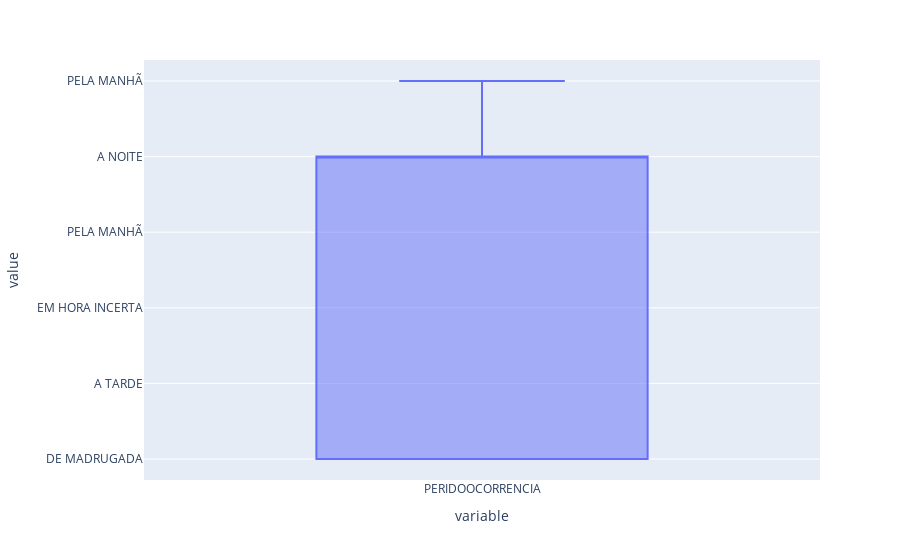

Notebook code cell kept with this figure:
### Code cell
#Não existem outliers na coluna PERIDOOCORRENCIA
px.box(df.PERIDOOCORRENCIA)

### Figure 1 — Plotly figure (JSON) as saved in the notebook; plotly's stock layout.template omitted (floating-point values rounded to 4 significant figures; data arrays with more than 128 entries replaced by an {"elided": "..."} marker saying what was removed)
{"data": [{"alignmentgroup": "True", "hovertemplate": "variable=%{x}<br>value=%{y}<extra></extra>", "legendgroup": "", "marker": {"color": "#636efa"}, "name": "", "notched": false, "offsetgroup": "", "orientation": "v", "showlegend": false, "type": "box", "x": {"elided": "1166 str values"}, "x0": " ", "xaxis": "x", "y": {"elided": "1166 str values"}, "y0": " ", "yaxis": "y"}], "layout": {"boxmode": "group", "legend": {"tracegroupgap": 0}, "margin": {"t": 60}, "xaxis": {"anchor": "y", "domain": [0, 1], "title": {"text": "variable"}}, "yaxis": {"anchor": "x", "domain": [0, 1], "title": {"text": "value"}}}}
